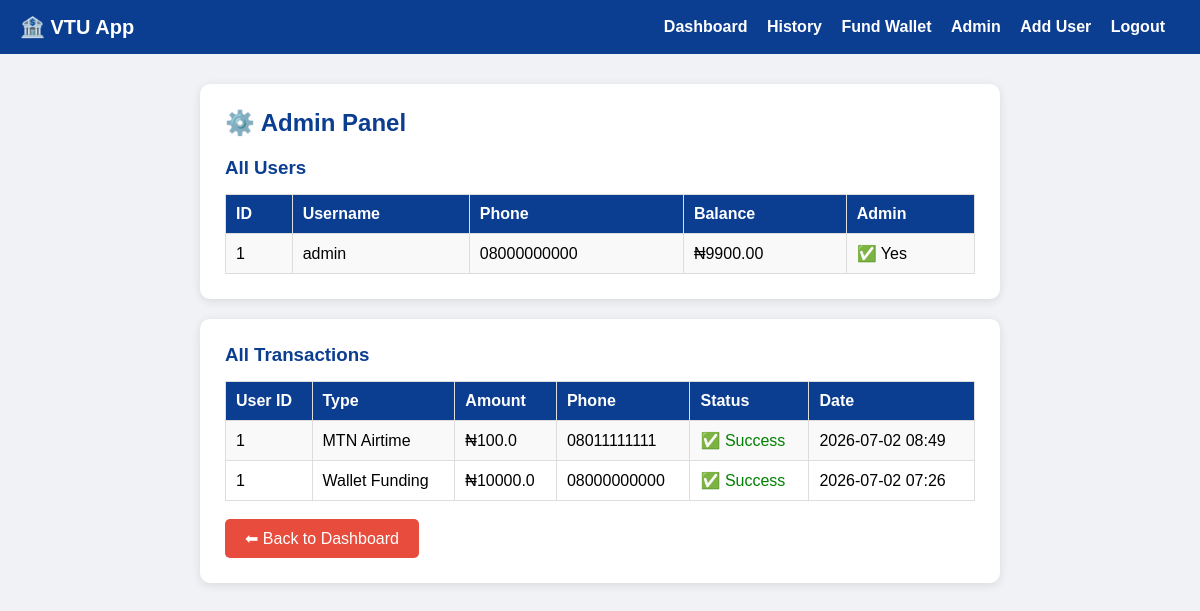
Page /admin (signed in) on the earlier database version.
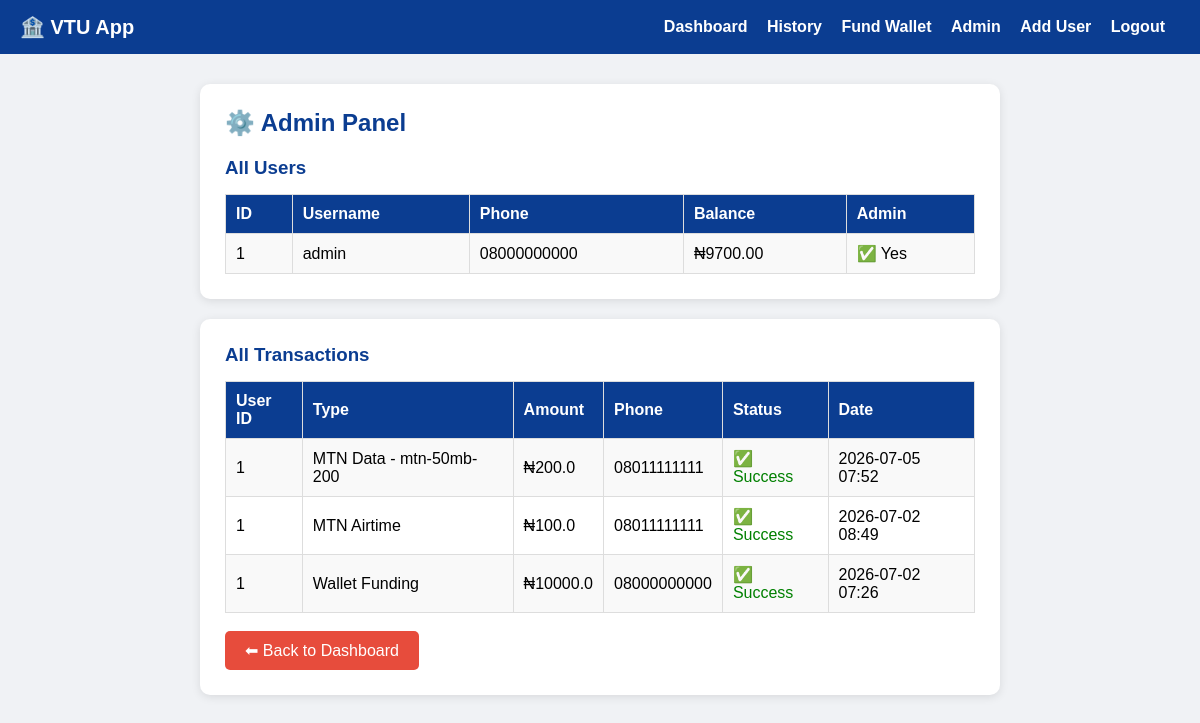
Same page on the later database version.
### app.py (models this page shows)
class User(db.Model):
    id = db.Column(db.Integer, primary_key=True)
    username = db.Column(db.String(80), unique=True, nullable=False)
    password = db.Column(db.String(120), nullable=False)
    balance = db.Column(db.Float, default=0.0)
    phone = db.Column(db.String(20))
    email = db.Column(db.String(120))
    is_admin = db.Column(db.Boolean, default=False)

class Transaction(db.Model):
    id = db.Column(db.Integer, primary_key=True)
    user_id = db.Column(db.Integer, db.ForeignKey('user.id'))
    type = db.Column(db.String(50))
    amount = db.Column(db.Float)
    phone = db.Column(db.String(20))
    status = db.Column(db.String(20), default='Success')
    date = db.Column(db.DateTime, default=datetime.utcnow)

### app.py (the view)
@app.route('/admin')
@login_required
def admin():
    users = User.query.all()
    transactions = Transaction.query.order_by(
        Transaction.date.desc()
    ).all()
    return render_template('admin.html',
                         users=users,
                         transactions=transactions)

### app.py (called while the page is built)
def login_required(f):
    @wraps(f)
    def decorated_function(*args, **kwargs):
        if 'user_id' not in session:
            return redirect(url_for('login'))
        return f(*args, **kwargs)
    return decorated_function

### templates/admin.html
{% extends "base.html" %}
{% block content %}
<div class="card">
    <h2>⚙️ Admin Panel</h2>
    <h3 style="color:#0b3d91; margin-bottom:15px;">
        All Users
    </h3>
    <table>
        <tr>
            <th>ID</th>
            <th>Username</th>
            <th>Phone</th>
            <th>Balance</th>
            <th>Admin</th>
        </tr>
        {% for user in users %}
        <tr>
            <td>{{ user.id }}</td>
            <td>{{ user.username }}</td>
            <td>{{ user.phone }}</td>
            <td>₦{{ "%.2f"|format(user.balance) }}</td>
            <td>
                {% if user.is_admin %}
                    ✅ Yes
                {% else %}
                    ❌ No
                {% endif %}
            </td>
        </tr>
        {% endfor %}
    </table>
</div>
<div class="card">
    <h3 style="color:#0b3d91; margin-bottom:15px;">
        All Transactions
    </h3>
    <table>
        <tr>
            <th>User ID</th>
            <th>Type</th>
            <th>Amount</th>
            <th>Phone</th>
            <th>Status</th>
            <th>Date</th>
        </tr>
        {% for t in transactions %}
        <tr>
            <td>{{ t.user_id }}</td>
            <td>{{ t.type }}</td>
            <td>₦{{ t.amount }}</td>
            <td>{{ t.phone }}</td>
            <td>
                {% if t.status == 'Success' %}
                    <span style="color:green;">
                        ✅ {{ t.status }}
                    </span>
                {% else %}
                    <span style="color:red;">
                        ❌ {{ t.status }}
                    </span>
                {% endif %}
            </td>
            <td>{{ t.date.strftime('%Y-%m-%d %H:%M') }}</td>
        </tr>
        {% endfor %}
    </table>
    <br>
    <a href="/dashboard" class="btn btn-red">
        ⬅ Back to Dashboard
    </a>
</div>
{% endblock %}

Differences in the rows shown:
changed User "admin": balance "9900.00" → "9700.00"
added Transaction: user_id "1", type "MTN Data - mtn-50mb-200", amount "200.0", phone "08011111111", status "Success", date "2026-07-05 07:52"
